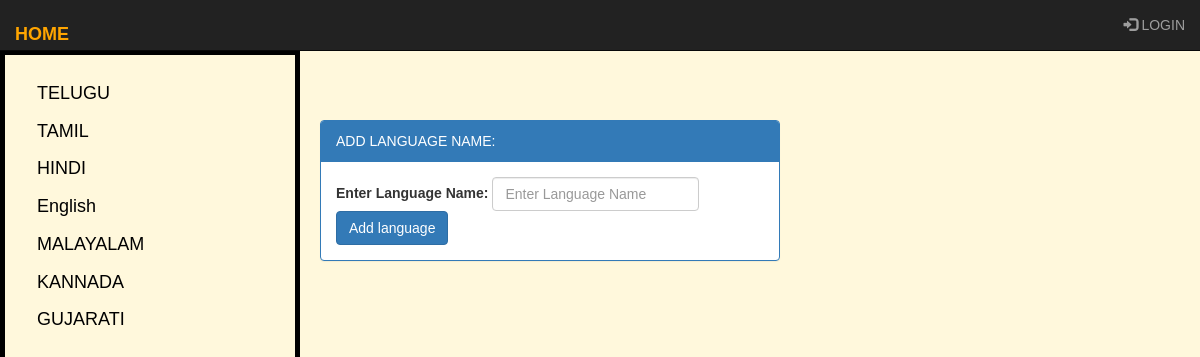
Screenshot of /PaperStore/addLanguage with the database file from the repository.
### Data_Setup.py (models this page shows, shortened)
class LanguageName(Base):
    __tablename__ = 'languagename'
    id = Column(Integer, primary_key=True)
    name = Column(String(250), nullable=False)
    user_id = Column(Integer, ForeignKey('user.id'))
    user = relationship(User, backref="languagename")

### main.py (the view)
@app.route('/PaperStore/addLanguage', methods=['POST', 'GET'])
def addLanguage():
    if request.method == 'POST':
        lan = LanguageName(name=request.form['name'],
                           user_id=login_session['user_id'])
        session.add(lan)
        session.commit()
        return redirect(url_for('PaperStore'))
    else:
        return render_template('addLanguage.html', tbs_cat=tbs_cat)

### templates/addLanguage.html
{% include 'nav.html' %}
<div class="main">
{% block content %}
	<div class="">
		<div style="width: 500px;">
			<div class="panel panel-primary" style="margin: 20px;">
				<div class="panel-heading">ADD LANGUAGE NAME:</div>
				<div class="panel-body">
					<form class="form-inline" action="{{ url_for('addLanguage')}}" method="POST">
						  <label for="email" class="mr-sm-2">Enter Language Name:</label>
						  <input type="text" class="form-control mb-2 mr-sm-2" name="name" placeholder="Enter Language Name" required>
						  <input type="submit" class="btn btn-primary mb-2" value="Add language">
					</form>
				</div>
			</div>
		</div>
	</div>
{% endblock content %}

### templates/nav.html (shortened to what this page needs)
<!DOCTYPE html>
<html lang="en">
<head>
  <link rel="stylesheet" href="https://maxcdn.bootstrapcdn.com/bootstrap/3.3.7/css/bootstrap.min.css">
</head>
<body>
<nav class="navbar navbar-inverse  navbar-fixed-top">
  <div class="container-fluid">
    <div class="navbar-header">
      <a class="navbar-brand" href="{{ url_for('home') }}" style="color:ORANGE"><h4><b>HOME</b></h4></a>
    </div>
    <ul class="nav navbar-nav navbar-right">
      {% if 'username' in session %}
            <li><button class="btn btn-warning mr-sm-2" style="margin-top: 5px;"><a href="{{ url_for('addLanguage')}}" >ADD PAPER CATEGORY</a></button></li>
            <li style="margin: 10px;"><p class="text-primary mr-sm-2">{{ session.username }}</p></li>
            <li><a href="{{ url_for('logout')}}"><span class="glyphicon glyphicon-log-in"></span> LOGOUT</a></li>
      {% else %}
            <li><a href="{{ url_for('showLogin')}}"><span class="glyphicon glyphicon-log-in"></span> LOGIN</a></li>
      {% endif %}
    </ul>
  </div>
</nav>
<div class="sidenav">
  <table>
      {% for tb in tbs_cat %}
      <tr>
          <td><a href="{{ url_for('showPapers',tbid=tb.id)}}">{{tb.name}}</a></td>
        </tr>
      {% endfor %}
  </table>
</div>
</body>
</html>

### templates/nav.html (style rules this page uses)
body { font-family:"Lucida Sans Unicode", "Lucida Grande", sans-serif; background-color: #FFF8DC; }
.sidenav { height: 100%; width: 300px; position: fixed; left: 50; width: 300px; border: 5px solid black; z-index: 1; top: 50px; left: 0; background-color: #FFF8DC; overflow-x: hidden; padding-top: 20px; }
.sidenav a { padding: 6px 6px 6px 32px; text-decoration: none; font-size: 18px; color: black; display: block; }
.main { margin-left: 300px; }

### rows the page displays
LanguageName: name "TELUGU"
LanguageName: name "TAMIL"
LanguageName: name "HINDI"
LanguageName: name "English"
LanguageName: name "MALAYALAM"
LanguageName: name "KANNADA"
LanguageName: name "GUJARATI"
